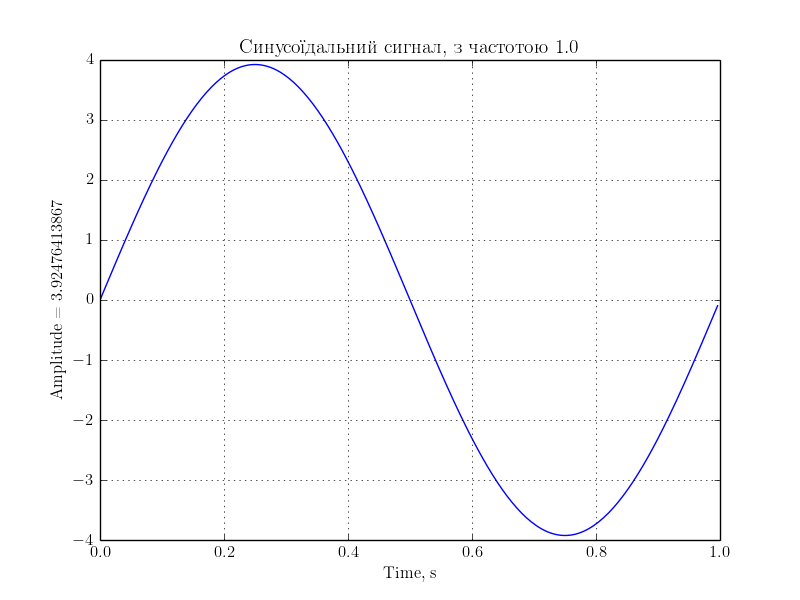

Reproduce this figure in Python.
#!/usr/bin/env python
#coding=utf8

from numpy import array, arange, abs as np_abs

from math import sin, pi
import matplotlib.pyplot as plt
import random
from matplotlib import rc
rc('text', usetex=True)
rc('text.latex',unicode=True)
rc('text.latex',preamble='\usepackage[utf8]{inputenc}')
rc('text.latex',preamble='\usepackage[russian]{babel}')

def qwe():
f=1.
	fd = 256
	n = 256
	W=(2.*pi*f/fd)
	Amplitude=random.uniform(1,10)

	signal = array([Amplitude*sin(W*q) for q in range(n)])
	plt.plot(arange(n)/float(fd), signal, 'b')
	plt.xlabel('Time, s')
	plt.ylabel('Amplitude = '+  str(Amplitude))
	plt.title(u'Синусоїдальний сигнал, з частотою  ' +  str((f)))
	plt.grid(True)
	plt.hold(True)
	plt.show()
	return A*0.637

print (qwe())
